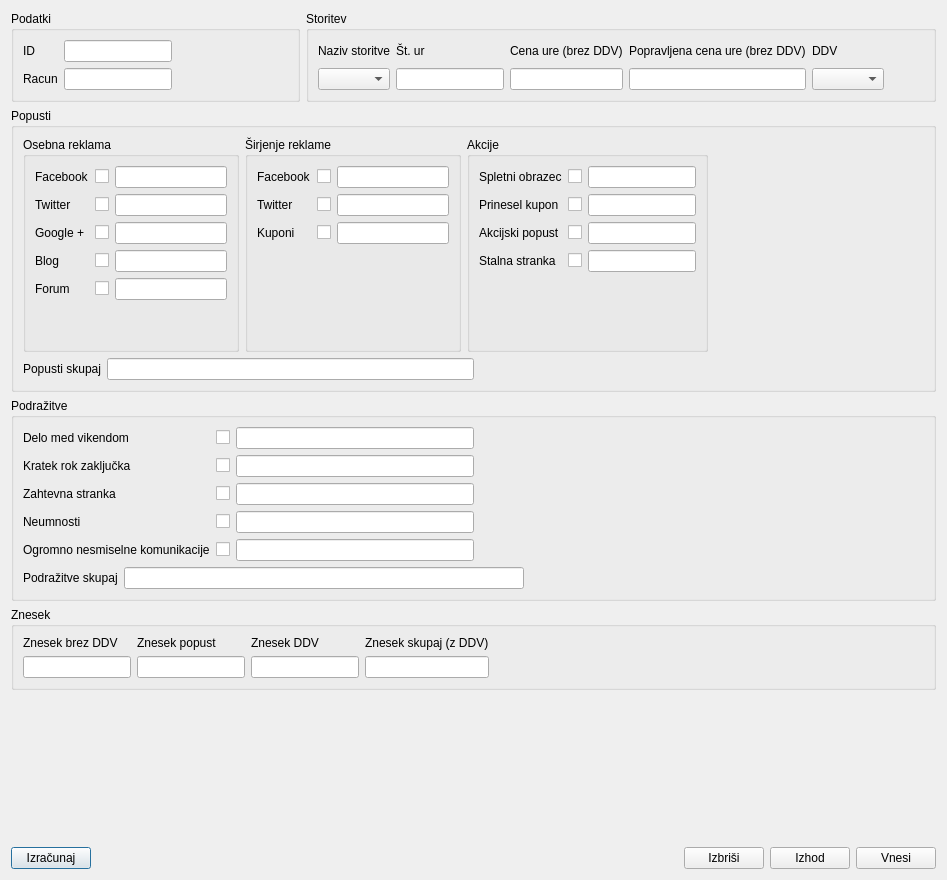
<?xml version="1.0" encoding="UTF-8"?>
<ui version="4.0">
 <class>opravila</class>
 <widget class="QDialog" name="opravila">
  <property name="windowModality">
   <enum>Qt::ApplicationModal</enum>
  </property>
  <property name="geometry">
   <rect>
    <x>0</x>
    <y>0</y>
    <width>947</width>
    <height>880</height>
   </rect>
  </property>
  <property name="windowTitle">
   <string>BenRačun: Urejanje opravila</string>
  </property>
  <layout class="QGridLayout" name="gridLayout_12">
   <item row="0" column="0">
    <widget class="QGroupBox" name="groupBox_4">
     <property name="title">
      <string>Podatki</string>
     </property>
     <layout class="QGridLayout" name="gridLayout_6">
      <item row="0" column="0">
       <layout class="QFormLayout" name="formLayout_2">
        <item row="0" column="0">
         <widget class="QLabel" name="label">
          <property name="text">
           <string>ID</string>
          </property>
         </widget>
        </item>
        <item row="0" column="1">
         <widget class="QLineEdit" name="txt_id"/>
        </item>
        <item row="1" column="0">
         <widget class="QLabel" name="label_7">
          <property name="text">
           <string>Racun</string>
          </property>
         </widget>
        </item>
        <item row="1" column="1">
         <widget class="QLineEdit" name="txt_racun"/>
        </item>
       </layout>
      </item>
      <item row="0" column="1">
       <spacer name="horizontalSpacer_4">
        <property name="orientation">
         <enum>Qt::Horizontal</enum>
        </property>
        <property name="sizeHint" stdset="0">
         <size>
          <width>40</width>
          <height>20</height>
         </size>
        </property>
       </spacer>
      </item>
     </layout>
    </widget>
   </item>
   <item row="0" column="1">
    <widget class="QGroupBox" name="groupBox_2">
     <property name="title">
      <string>Storitev</string>
     </property>
     <layout class="QHBoxLayout" name="horizontalLayout_3">
      <item>
       <layout class="QGridLayout" name="gridLayout_3">
        <item row="0" column="1">
         <widget class="QLabel" name="label_8">
          <property name="text">
           <string>Naziv storitve</string>
          </property>
         </widget>
        </item>
        <item row="0" column="2">
         <widget class="QLabel" name="label_9">
          <property name="text">
           <string>Št. ur</string>
          </property>
         </widget>
        </item>
        <item row="0" column="3">
         <widget class="QLabel" name="label_10">
          <property name="text">
           <string>Cena ure (brez DDV)</string>
          </property>
         </widget>
        </item>
        <item row="1" column="1">
         <widget class="QComboBox" name="txt_storitev"/>
        </item>
        <item row="1" column="6">
         <widget class="QComboBox" name="txt_ddv"/>
        </item>
        <item row="1" column="3">
         <widget class="QLineEdit" name="txt_cena"/>
        </item>
        <item row="1" column="2">
         <widget class="QLineEdit" name="txt_ure"/>
        </item>
        <item row="0" column="6">
         <widget class="QLabel" name="label_13">
          <property name="text">
           <string>DDV</string>
          </property>
         </widget>
        </item>
        <item row="0" column="4">
         <widget class="QLabel" name="label_15">
          <property name="text">
           <string>Popravljena cena ure (brez DDV)</string>
          </property>
         </widget>
        </item>
        <item row="1" column="4">
         <widget class="QLineEdit" name="txt_popravljena_cena_ure"/>
        </item>
       </layout>
      </item>
      <item>
       <spacer name="horizontalSpacer_2">
        <property name="orientation">
         <enum>Qt::Horizontal</enum>
        </property>
        <property name="sizeHint" stdset="0">
         <size>
          <width>40</width>
          <height>20</height>
         </size>
        </property>
       </spacer>
      </item>
     </layout>
    </widget>
   </item>
   <item row="1" column="0" colspan="2">
    <widget class="QGroupBox" name="groupBox_6">
     <property name="title">
      <string>Popusti</string>
     </property>
     <layout class="QGridLayout" name="gridLayout_7">
      <item row="0" column="0">
       <layout class="QHBoxLayout" name="horizontalLayout_2">
        <item>
         <widget class="QGroupBox" name="groupBox">
          <property name="title">
           <string>Osebna reklama</string>
          </property>
          <layout class="QGridLayout" name="gridLayout_2">
           <item row="0" column="0">
            <layout class="QGridLayout" name="gridLayout">
             <item row="0" column="0">
              <widget class="QLabel" name="label_19">
               <property name="text">
                <string>Facebook</string>
               </property>
              </widget>
             </item>
             <item row="1" column="0">
              <widget class="QLabel" name="label_20">
               <property name="text">
                <string>Twitter</string>
               </property>
              </widget>
             </item>
             <item row="2" column="0">
              <widget class="QLabel" name="label_21">
               <property name="text">
                <string>Google +</string>
               </property>
              </widget>
             </item>
             <item row="3" column="0">
              <widget class="QLabel" name="label_22">
               <property name="text">
                <string>Blog</string>
               </property>
              </widget>
             </item>
             <item row="4" column="0">
              <widget class="QLabel" name="label_23">
               <property name="text">
                <string>Forum</string>
               </property>
              </widget>
             </item>
             <item row="0" column="1">
              <widget class="QCheckBox" name="cb_facebook">
               <property name="text">
                <string/>
               </property>
              </widget>
             </item>
             <item row="0" column="2">
              <widget class="QLineEdit" name="txt_p_facebook"/>
             </item>
             <item row="1" column="2">
              <widget class="QLineEdit" name="txt_p_twitter"/>
             </item>
             <item row="2" column="2">
              <widget class="QLineEdit" name="txt_p_google"/>
             </item>
             <item row="3" column="2">
              <widget class="QLineEdit" name="txt_p_blog"/>
             </item>
             <item row="4" column="2">
              <widget class="QLineEdit" name="txt_p_forum"/>
             </item>
             <item row="1" column="1">
              <widget class="QCheckBox" name="cb_twitter">
               <property name="text">
                <string/>
               </property>
              </widget>
             </item>
             <item row="2" column="1">
              <widget class="QCheckBox" name="cb_google">
               <property name="text">
                <string/>
               </property>
              </widget>
             </item>
             <item row="3" column="1">
              <widget class="QCheckBox" name="cb_blog">
               <property name="text">
                <string/>
               </property>
              </widget>
             </item>
             <item row="4" column="1">
              <widget class="QCheckBox" name="cb_forum">
               <property name="text">
                <string/>
               </property>
              </widget>
             </item>
            </layout>
           </item>
           <item row="1" column="0">
            <spacer name="verticalSpacer_2">
             <property name="orientation">
              <enum>Qt::Vertical</enum>
             </property>
             <property name="sizeHint" stdset="0">
              <size>
               <width>20</width>
               <height>40</height>
              </size>
             </property>
            </spacer>
           </item>
          </layout>
         </widget>
        </item>
        <item>
         <widget class="QGroupBox" name="groupBox_3">
          <property name="title">
           <string>Širjenje reklame</string>
          </property>
          <layout class="QGridLayout" name="gridLayout_5">
           <item row="0" column="0">
            <layout class="QGridLayout" name="gridLayout_4">
             <item row="0" column="0">
              <widget class="QLabel" name="label_29">
               <property name="text">
                <string>Facebook</string>
               </property>
              </widget>
             </item>
             <item row="1" column="0">
              <widget class="QLabel" name="label_30">
               <property name="text">
                <string>Twitter</string>
               </property>
              </widget>
             </item>
             <item row="0" column="1">
              <widget class="QCheckBox" name="cb_sfacebook">
               <property name="text">
                <string/>
               </property>
              </widget>
             </item>
             <item row="1" column="1">
              <widget class="QCheckBox" name="cb_stwitter">
               <property name="text">
                <string/>
               </property>
              </widget>
             </item>
             <item row="0" column="2">
              <widget class="QLineEdit" name="txt_p_sfacebook"/>
             </item>
             <item row="1" column="2">
              <widget class="QLineEdit" name="txt_p_stwitter"/>
             </item>
             <item row="2" column="0">
              <widget class="QLabel" name="Kuponi">
               <property name="text">
                <string>Kuponi</string>
               </property>
              </widget>
             </item>
             <item row="2" column="1">
              <widget class="QCheckBox" name="cb_skuponi">
               <property name="text">
                <string/>
               </property>
              </widget>
             </item>
             <item row="2" column="2">
              <widget class="QLineEdit" name="txt_p_skuponi"/>
             </item>
            </layout>
           </item>
           <item row="1" column="0">
            <spacer name="verticalSpacer_3">
             <property name="orientation">
              <enum>Qt::Vertical</enum>
             </property>
             <property name="sizeHint" stdset="0">
              <size>
               <width>20</width>
               <height>40</height>
              </size>
             </property>
            </spacer>
           </item>
          </layout>
         </widget>
        </item>
        <item>
         <widget class="QGroupBox" name="groupBox_5">
          <property name="title">
           <string>Akcije</string>
          </property>
          <layout class="QGridLayout" name="gridLayout_10">
           <item row="0" column="0">
            <layout class="QGridLayout" name="gridLayout_9">
             <item row="0" column="0">
              <widget class="QLabel" name="label_24">
               <property name="text">
                <string>Spletni obrazec</string>
               </property>
              </widget>
             </item>
             <item row="1" column="0">
              <widget class="QLabel" name="label_27">
               <property name="text">
                <string>Prinesel kupon</string>
               </property>
              </widget>
             </item>
             <item row="2" column="0">
              <widget class="QLabel" name="label_25">
               <property name="text">
                <string>Akcijski popust</string>
               </property>
              </widget>
             </item>
             <item row="3" column="0">
              <widget class="QLabel" name="label_26">
               <property name="text">
                <string>Stalna stranka</string>
               </property>
              </widget>
             </item>
             <item row="0" column="1">
              <widget class="QCheckBox" name="cb_obrazec">
               <property name="text">
                <string/>
               </property>
              </widget>
             </item>
             <item row="1" column="1">
              <widget class="QCheckBox" name="cb_kupon">
               <property name="text">
                <string/>
               </property>
              </widget>
             </item>
             <item row="2" column="1">
              <widget class="QCheckBox" name="cb_akcija">
               <property name="text">
                <string/>
               </property>
              </widget>
             </item>
             <item row="3" column="1">
              <widget class="QCheckBox" name="cb_vip">
               <property name="text">
                <string/>
               </property>
              </widget>
             </item>
             <item row="0" column="2">
              <widget class="QLineEdit" name="txt_p_obrazec"/>
             </item>
             <item row="1" column="2">
              <widget class="QLineEdit" name="txt_p_stranka"/>
             </item>
             <item row="2" column="2">
              <widget class="QLineEdit" name="txt_p_akcija"/>
             </item>
             <item row="3" column="2">
              <widget class="QLineEdit" name="txt_p_vip"/>
             </item>
            </layout>
           </item>
           <item row="1" column="0">
            <spacer name="verticalSpacer_4">
             <property name="orientation">
              <enum>Qt::Vertical</enum>
             </property>
             <property name="sizeHint" stdset="0">
              <size>
               <width>20</width>
               <height>40</height>
              </size>
             </property>
            </spacer>
           </item>
          </layout>
         </widget>
        </item>
        <item>
         <spacer name="horizontalSpacer_3">
          <property name="orientation">
           <enum>Qt::Horizontal</enum>
          </property>
          <property name="sizeHint" stdset="0">
           <size>
            <width>40</width>
            <height>20</height>
           </size>
          </property>
         </spacer>
        </item>
       </layout>
      </item>
      <item row="1" column="0">
       <layout class="QHBoxLayout" name="horizontalLayout_4">
        <item>
         <layout class="QFormLayout" name="formLayout">
          <property name="fieldGrowthPolicy">
           <enum>QFormLayout::AllNonFixedFieldsGrow</enum>
          </property>
          <item row="0" column="0">
           <widget class="QLabel" name="label_28">
            <property name="text">
             <string>Popusti skupaj</string>
            </property>
           </widget>
          </item>
          <item row="0" column="1">
           <widget class="QLineEdit" name="txt_p_skupaj"/>
          </item>
         </layout>
        </item>
        <item>
         <spacer name="horizontalSpacer_5">
          <property name="orientation">
           <enum>Qt::Horizontal</enum>
          </property>
          <property name="sizeHint" stdset="0">
           <size>
            <width>40</width>
            <height>20</height>
           </size>
          </property>
         </spacer>
        </item>
       </layout>
      </item>
     </layout>
    </widget>
   </item>
   <item row="2" column="0" colspan="2">
    <widget class="QGroupBox" name="groupBox_8">
     <property name="title">
      <string>Podražitve</string>
     </property>
     <layout class="QVBoxLayout" name="verticalLayout">
      <item>
       <layout class="QHBoxLayout" name="horizontalLayout_6">
        <item>
         <layout class="QGridLayout" name="gridLayout_11">
          <item row="1" column="0">
           <widget class="QLabel" name="label_3">
            <property name="text">
             <string>Kratek rok zaključka</string>
            </property>
           </widget>
          </item>
          <item row="2" column="0">
           <widget class="QLabel" name="label_4">
            <property name="text">
             <string>Zahtevna stranka</string>
            </property>
           </widget>
          </item>
          <item row="3" column="0">
           <widget class="QLabel" name="label_5">
            <property name="text">
             <string>Neumnosti</string>
            </property>
           </widget>
          </item>
          <item row="4" column="0">
           <widget class="QLabel" name="label_6">
            <property name="text">
             <string>Ogromno nesmiselne komunikacije</string>
            </property>
           </widget>
          </item>
          <item row="0" column="2">
           <widget class="QLineEdit" name="txt_k_vikend"/>
          </item>
          <item row="1" column="2">
           <widget class="QLineEdit" name="txt_k_kratek"/>
          </item>
          <item row="2" column="2">
           <widget class="QLineEdit" name="txt_k_zahtevnost"/>
          </item>
          <item row="3" column="2">
           <widget class="QLineEdit" name="txt_k_neumnosti"/>
          </item>
          <item row="4" column="2">
           <widget class="QLineEdit" name="txt_k_komunikacija"/>
          </item>
          <item row="0" column="0">
           <widget class="QLabel" name="label_2">
            <property name="text">
             <string>Delo med vikendom</string>
            </property>
           </widget>
          </item>
          <item row="0" column="1">
           <widget class="QCheckBox" name="cb_k_vikend">
            <property name="text">
             <string/>
            </property>
           </widget>
          </item>
          <item row="1" column="1">
           <widget class="QCheckBox" name="cb_k_kratek">
            <property name="text">
             <string/>
            </property>
           </widget>
          </item>
          <item row="2" column="1">
           <widget class="QCheckBox" name="cb_k_zahtevnost">
            <property name="text">
             <string/>
            </property>
           </widget>
          </item>
          <item row="3" column="1">
           <widget class="QCheckBox" name="cb_k_neumnost">
            <property name="text">
             <string/>
            </property>
           </widget>
          </item>
          <item row="4" column="1">
           <widget class="QCheckBox" name="cb_k_komunikacija">
            <property name="text">
             <string/>
            </property>
           </widget>
          </item>
         </layout>
        </item>
        <item>
         <spacer name="horizontalSpacer_7">
          <property name="orientation">
           <enum>Qt::Horizontal</enum>
          </property>
          <property name="sizeHint" stdset="0">
           <size>
            <width>40</width>
            <height>20</height>
           </size>
          </property>
         </spacer>
        </item>
       </layout>
      </item>
      <item>
       <layout class="QHBoxLayout" name="horizontalLayout_7">
        <item>
         <widget class="QLabel" name="label_14">
          <property name="text">
           <string>Podražitve skupaj</string>
          </property>
         </widget>
        </item>
        <item>
         <widget class="QLineEdit" name="txt_k_skupaj"/>
        </item>
        <item>
         <spacer name="horizontalSpacer_8">
          <property name="orientation">
           <enum>Qt::Horizontal</enum>
          </property>
          <property name="sizeHint" stdset="0">
           <size>
            <width>40</width>
            <height>20</height>
           </size>
          </property>
         </spacer>
        </item>
       </layout>
      </item>
     </layout>
    </widget>
   </item>
   <item row="3" column="0" colspan="2">
    <widget class="QGroupBox" name="groupBox_7">
     <property name="title">
      <string>Znesek</string>
     </property>
     <layout class="QHBoxLayout" name="horizontalLayout_5">
      <item>
       <layout class="QGridLayout" name="gridLayout_8">
        <item row="0" column="0">
         <widget class="QLabel" name="label_17">
          <property name="text">
           <string>Znesek brez DDV</string>
          </property>
         </widget>
        </item>
        <item row="0" column="1">
         <widget class="QLabel" name="label_18">
          <property name="text">
           <string>Znesek popust</string>
          </property>
         </widget>
        </item>
        <item row="0" column="2">
         <widget class="QLabel" name="label_11">
          <property name="text">
           <string>Znesek DDV</string>
          </property>
         </widget>
        </item>
        <item row="0" column="3">
         <widget class="QLabel" name="label_12">
          <property name="text">
           <string>Znesek skupaj (z DDV)</string>
          </property>
         </widget>
        </item>
        <item row="1" column="3">
         <widget class="QLineEdit" name="txt_s_znesek"/>
        </item>
        <item row="1" column="0">
         <widget class="QLineEdit" name="txt_znesekbrezddv"/>
        </item>
        <item row="1" column="1">
         <widget class="QLineEdit" name="txt_popust"/>
        </item>
        <item row="1" column="2">
         <widget class="QLineEdit" name="txt_s_ddv"/>
        </item>
       </layout>
      </item>
      <item>
       <spacer name="horizontalSpacer_6">
        <property name="orientation">
         <enum>Qt::Horizontal</enum>
        </property>
        <property name="sizeHint" stdset="0">
         <size>
          <width>40</width>
          <height>20</height>
         </size>
        </property>
       </spacer>
      </item>
     </layout>
    </widget>
   </item>
   <item row="4" column="0">
    <spacer name="verticalSpacer">
     <property name="orientation">
      <enum>Qt::Vertical</enum>
     </property>
     <property name="sizeHint" stdset="0">
      <size>
       <width>20</width>
       <height>40</height>
      </size>
     </property>
    </spacer>
   </item>
   <item row="5" column="0" colspan="2">
    <layout class="QHBoxLayout" name="horizontalLayout">
     <item>
      <widget class="QPushButton" name="btn_izracunaj">
       <property name="text">
        <string>Izračunaj</string>
       </property>
      </widget>
     </item>
     <item>
      <spacer name="horizontalSpacer">
       <property name="orientation">
        <enum>Qt::Horizontal</enum>
       </property>
       <property name="sizeHint" stdset="0">
        <size>
         <width>40</width>
         <height>20</height>
        </size>
       </property>
      </spacer>
     </item>
     <item>
      <widget class="QPushButton" name="btn_brisi">
       <property name="focusPolicy">
        <enum>Qt::NoFocus</enum>
       </property>
       <property name="text">
        <string>Izbriši</string>
       </property>
      </widget>
     </item>
     <item>
      <widget class="QPushButton" name="btn_izhod">
       <property name="focusPolicy">
        <enum>Qt::NoFocus</enum>
       </property>
       <property name="text">
        <string>Izhod</string>
       </property>
      </widget>
     </item>
     <item>
      <widget class="QPushButton" name="btn_vnesi">
       <property name="text">
        <string>Vnesi</string>
       </property>
      </widget>
     </item>
    </layout>
   </item>
  </layout>
 </widget>
 <tabstops>
  <tabstop>txt_id</tabstop>
  <tabstop>txt_racun</tabstop>
  <tabstop>txt_storitev</tabstop>
  <tabstop>txt_ure</tabstop>
  <tabstop>txt_cena</tabstop>
  <tabstop>txt_popravljena_cena_ure</tabstop>
  <tabstop>txt_ddv</tabstop>
  <tabstop>cb_facebook</tabstop>
  <tabstop>txt_p_facebook</tabstop>
  <tabstop>cb_twitter</tabstop>
  <tabstop>txt_p_twitter</tabstop>
  <tabstop>cb_google</tabstop>
  <tabstop>txt_p_google</tabstop>
  <tabstop>cb_blog</tabstop>
  <tabstop>txt_p_blog</tabstop>
  <tabstop>cb_forum</tabstop>
  <tabstop>txt_p_forum</tabstop>
  <tabstop>cb_sfacebook</tabstop>
  <tabstop>txt_p_sfacebook</tabstop>
  <tabstop>cb_stwitter</tabstop>
  <tabstop>txt_p_stwitter</tabstop>
  <tabstop>cb_skuponi</tabstop>
  <tabstop>txt_p_skuponi</tabstop>
  <tabstop>cb_obrazec</tabstop>
  <tabstop>txt_p_obrazec</tabstop>
  <tabstop>cb_kupon</tabstop>
  <tabstop>txt_p_stranka</tabstop>
  <tabstop>cb_akcija</tabstop>
  <tabstop>txt_p_akcija</tabstop>
  <tabstop>cb_vip</tabstop>
  <tabstop>txt_p_vip</tabstop>
  <tabstop>txt_p_skupaj</tabstop>
  <tabstop>cb_k_vikend</tabstop>
  <tabstop>txt_k_vikend</tabstop>
  <tabstop>cb_k_kratek</tabstop>
  <tabstop>txt_k_kratek</tabstop>
  <tabstop>cb_k_zahtevnost</tabstop>
  <tabstop>txt_k_zahtevnost</tabstop>
  <tabstop>cb_k_neumnost</tabstop>
  <tabstop>txt_k_neumnosti</tabstop>
  <tabstop>cb_k_komunikacija</tabstop>
  <tabstop>txt_k_komunikacija</tabstop>
  <tabstop>txt_k_skupaj</tabstop>
  <tabstop>txt_znesekbrezddv</tabstop>
  <tabstop>txt_popust</tabstop>
  <tabstop>txt_s_ddv</tabstop>
  <tabstop>txt_s_znesek</tabstop>
  <tabstop>btn_izracunaj</tabstop>
  <tabstop>btn_vnesi</tabstop>
  <tabstop>btn_izhod</tabstop>
  <tabstop>btn_brisi</tabstop>
 </tabstops>
 <resources/>
 <connections/>
</ui>
